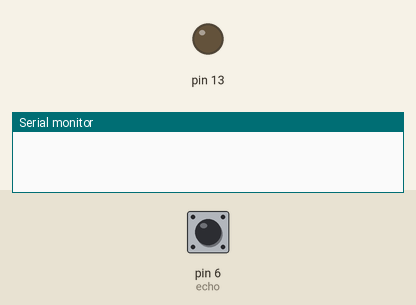
Recording of a sketch running on a simulated Arduino Uno, built with avr-gcc and run on an emulated ATmega328P. On the bench: output pins drawn as LEDs (lit = HIGH), the last lines printed to the serial monitor. The inputs (shaded band) are chosen by the test bench; at power-on: pin 6 (echo) LOW. Pins used as bus, display or sensor lines are not drawn.

Above: at 1.2 s.
1.3 s: pin 6 (echo) pulsed HIGH 2 times (0.12 s each, 0.3 s apart)
At 3.2 s:
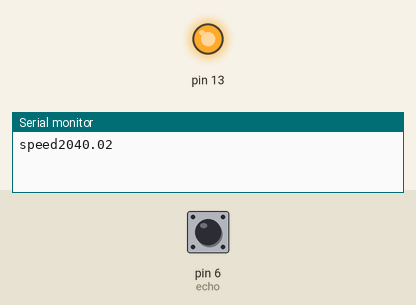
Timing chart, 0 to 4.7 s (numbered marks = the images above; inputs shaded):
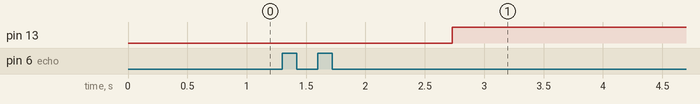

The sketch:

Navigation_aid_for_hearing_and_speech_impaired.ino
```cpp
const int trig=9;

const int echo=6;

double duration;

double instspeed;

double a;

double b;

double distance;

void setup() {

  pinMode(trig,OUTPUT);

  pinMode(echo,INPUT);

  pinMode(13,OUTPUT);

  Serial.begin(9600);

}

double d()

{

  digitalWrite(trig,LOW);

  delay(2);

  digitalWrite(trig,HIGH);

  delay(10);

  digitalWrite(trig,LOW);

duration=  pulseIn(echo,HIGH);

distance=duration*0.017;

return distance;

}

void loop() {

  a=d();

  delay(100);

  b=d();

  instspeed=abs((b-a)/0.1);

  if(instspeed!=0.00)

                  {

                    Serial.print("speed");

                    Serial.println(d());

                  //Serial.println(" ");

                 // Serial.print(a);

                 // Serial.print(" ");

                //  Serial.print(b);

                 // Serial.println(" ");

                 }

  if(d()<180)

 digitalWrite(13,HIGH);

  else

 digitalWrite(13,LOW);

}
```

Measured:
- after the input at 1.3 s, pin 13: LOW → HIGH after 1.4 s instead of 1.8 s
